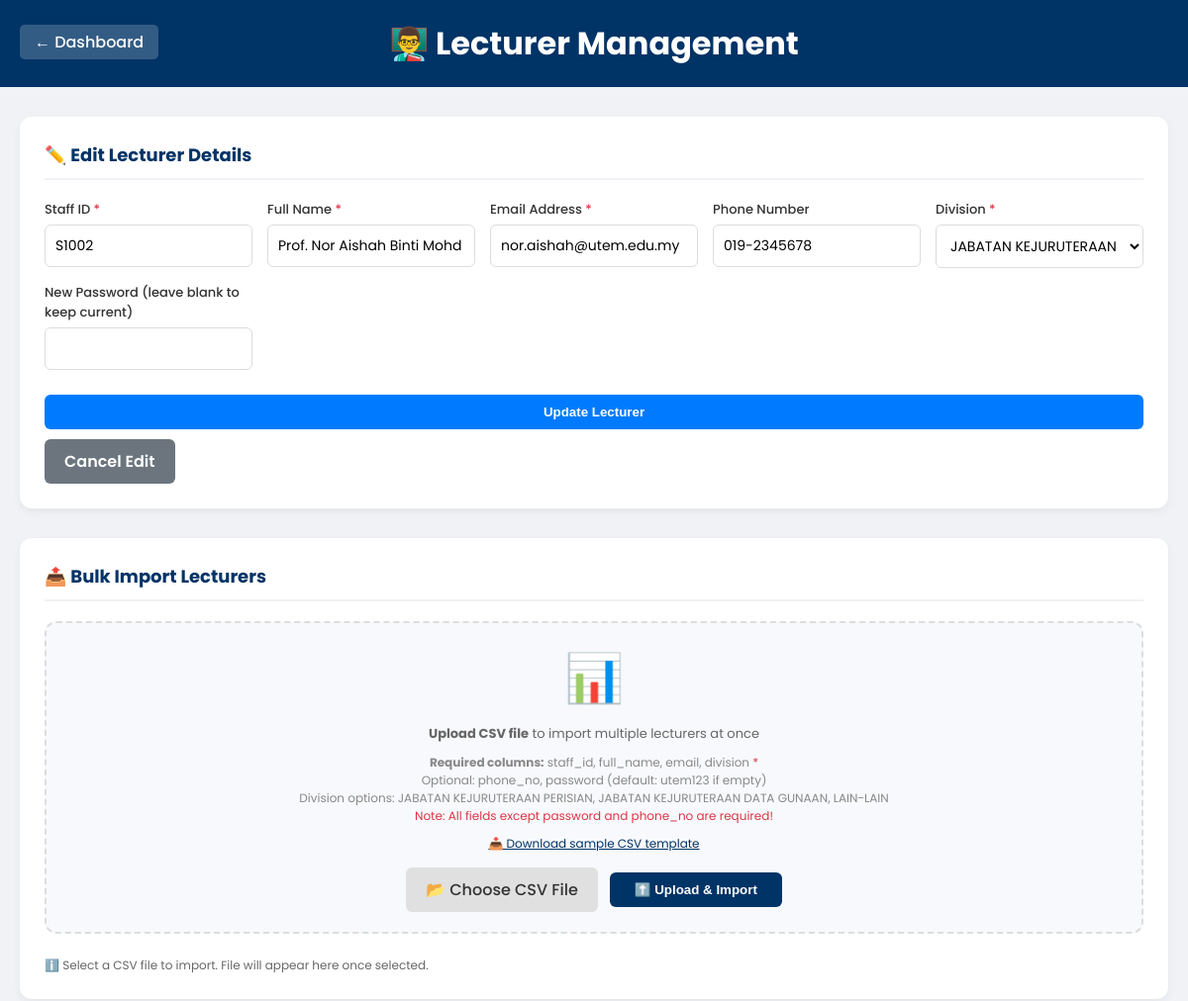
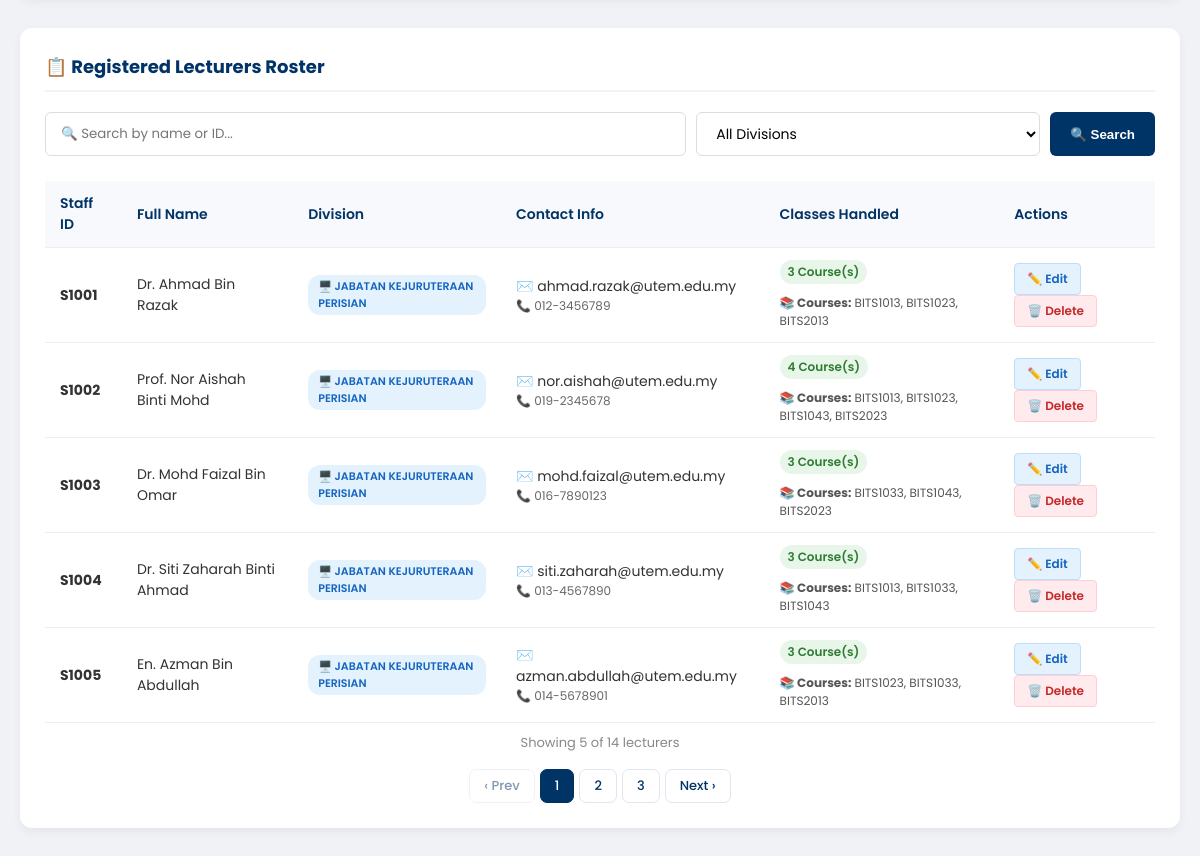
The page /lecturer_management.php?edit_id=2 (signed in) on the database its author committed (2 pictures, top to bottom).
### tables this page shows
CREATE TABLE `lecturer` (
  `lecturer_id` int(11) NOT NULL,
  `staff_id` varchar(20) NOT NULL,
  `password` varchar(255) NOT NULL,
  `full_name` varchar(100) NOT NULL,
  `email` varchar(100) NOT NULL,
  `phone_no` varchar(15) DEFAULT NULL,
  `lecturer_type` enum('penyelaras','pensyarah','both') DEFAULT 'pensyarah',
  `division` enum('JABATAN KEJURUTERAAN PERISIAN','JABATAN KEJURUTERAAN DATA GUNAAN','LAIN-LAIN') NOT NULL DEFAULT 'LAIN-LAIN',
  `created_at` timestamp NOT NULL DEFAULT current_timestamp()
);

### lecturer_management.php (the view, shortened to what this page needs)
<?php
include 'includes/config.php';
$edit_mode = false;
$edit_data = ['lecturer_id'=>'', 'staff_id'=>'', 'full_name'=>'', 'email'=>'', 'phone_no'=>'', 'division'=>'', 'password'=>''];
if (isset($_GET['edit_id'])) {
    $edit_mode = true;
    $edit_stmt = $conn->prepare("SELECT * FROM lecturer WHERE lecturer_id = ?");
    $edit_stmt->bind_param("i", $_GET['edit_id']);
    $edit_stmt->execute();
    $result = $edit_stmt->get_result();
    if ($row = $result->fetch_assoc()) {
        $edit_data = $row;
    }
}
$search_term = "";
$division_filter = "";
$page = isset($_GET['page']) ? max(1, (int)$_GET['page']) : 1;
$limit = 5;
$offset = ($page - 1) * $limit;
$search_query = "";
$count_query = "SELECT COUNT(DISTINCT l.lecturer_id) as total FROM lecturer l $search_query";
$count_result = mysqli_query($conn, $count_query);
$total_lecturers = $count_result->fetch_assoc()['total'];
$total_pages = ceil($total_lecturers / $limit);
$query = "
    SELECT l.lecturer_id, l.staff_id, l.full_name, l.email, l.phone_no, l.division,
           COUNT(DISTINCT cl.class_id) as class_count,
           GROUP_CONCAT(DISTINCT c.class_code ORDER BY c.class_code SEPARATOR ', ') as class_list,
           GROUP_CONCAT(DISTINCT cl.role SEPARATOR ', ') as role_list
    FROM lecturer l
    LEFT JOIN course_lecturer cl ON l.lecturer_id = cl.lecturer_id
    LEFT JOIN class c ON cl.class_id = c.class_id
    $search_query
    GROUP BY l.lecturer_id
    ORDER BY l.staff_id ASC
    LIMIT $limit OFFSET $offset
";
$result = mysqli_query($conn, $query);
?>
<!DOCTYPE html>
<html lang="en">
<head>
</head>
<body>
    <div class="header">
        <a href="admin_dashboard.php" class="back-btn">← Dashboard</a>
        <h1>👨‍🏫 Lecturer Management</h1>
    </div>
    <div class="container">
        <div class="card">
            <h2>
                <?php echo $edit_mode ? '✏️ Edit Lecturer Details' : '➕ Register New Lecturer'; ?>
            </h2>
            <form action="lecturer_management.php" method="POST">
                <div class="form-grid">
                    <div class="input-group">
                        <label>Staff ID <span class="required">*</span></label>
                        <input type="text" name="staff_id" value="<?php echo htmlspecialchars($edit_data['staff_id']); ?>" required>
                    </div>
                    <div class="input-group">
                        <label>Full Name <span class="required">*</span></label>
                        <input type="text" name="full_name" value="<?php echo htmlspecialchars($edit_data['full_name']); ?>" required>
                    </div>
                    <div class="input-group">
                        <label>Email Address <span class="required">*</span></label>
                        <input type="email" name="email" value="<?php echo htmlspecialchars($edit_data['email']); ?>" required>
                    </div>
                    <div class="input-group">
                        <label>Phone Number</label>
                        <input type="text" name="phone_no" value="<?php echo htmlspecialchars($edit_data['phone_no']); ?>" placeholder="Optional">
                    </div>
                    <div class="input-group">
                        <label>Division <span class="required">*</span></label>
                        <select name="division" required>
                            <option value="JABATAN KEJURUTERAAN PERISIAN" <?php echo ($edit_data['division'] == 'JABATAN KEJURUTERAAN PERISIAN') ? 'selected' : ''; ?>>
                                JABATAN KEJURUTERAAN PERISIAN
                            </option>
                        </select>
                    </div>
                    <div class="input-group">
                        <label><?php echo $edit_mode ? 'New Password (leave blank to keep current)' : 'Temporary Password (optional)'; ?></label>
                        <input type="text" name="password" <?php echo $edit_mode ? '' : 'placeholder="Default: utem123"'; ?>>
                    </div>
                </div>
                <?php if($edit_mode): ?>
                    <button type="submit" name="update_lecturer" class="submit-btn update-btn">Update Lecturer</button>
                    <a href="lecturer_management.php" class="cancel-btn">Cancel Edit</a>
                <?php else: ?>
                    <button type="submit" name="add_lecturer" class="submit-btn">Register Lecturer</button>
                <?php endif; ?>
            </form>
        </div>
        <div class="card">
            <h2>📤 Bulk Import Lecturers</h2>
            <div class="import-section">
                <div class="icon">📊</div>
                <p><strong>Upload CSV file</strong> to import multiple lecturers at once</p>
                <p style="font-size: 12px; color: #888;">
                    <strong>Required columns:</strong> staff_id, full_name, email, division <span style="color: #dc3545;">*</span><br>
                    Optional: phone_no, password (default: utem123 if empty)<br>
                    Division options: JABATAN KEJURUTERAAN PERISIAN, JABATAN KEJURUTERAAN DATA GUNAAN, LAIN-LAIN<br>
                    <span style="color: #dc3545;">Note: All fields except password and phone_no are required!</span>
                </p>
                <p style="font-size: 12px; color: #888;">
                    <a href="#" onclick="downloadSampleCSV()" class="sample-link">📥 Download sample CSV template</a>
                </p>
                <form method="POST" enctype="multipart/form-data" style="margin-top: 15px;">
                    <div class="import-actions">
                        <div class="file-input-wrapper">
                            <span class="file-input-label" id="fileLabel">📂 Choose CSV File</span>
                        </div>
                        <button type="submit" name="import_lecturers" class="import-btn">
                            ⬆️ Upload & Import
                        </button>
                    </div>
                </form>
            </div>
            <div id="fileListContainer" style="margin-top: 15px;">
                <div class="file-info-text" id="fileInfoText">
                    ℹ️ Select a CSV file to import. File will appear here once selected.
                </div>
            </div>
        </div>
        <div class="card">
            <h2>📋 Registered Lecturers Roster</h2>
            <form action="lecturer_management.php" method="GET" class="search-filter-container">
                <input type="text" name="search" placeholder="🔍 Search by name or ID..." value="<?php echo htmlspecialchars($search_term); ?>">
                <select name="division">
                    <option value="">All Divisions</option>
                </select>
                <button type="submit" class="search-btn">🔍 Search</button>
            </form>
            <div style="overflow-x: auto;">
                <?php if($result && mysqli_num_rows($result) > 0): ?>
                    <table>
                        <thead>
                            <tr>
                                <th>Staff ID</th>
                                <th>Full Name</th>
                                <th>Division</th>
                                <th>Contact Info</th>
                                <th>Classes Handled</th>
                                <th>Actions</th>
                            </tr>
                        </thead>
                        <tbody>
                            <?php while($row = mysqli_fetch_assoc($result)): ?>
                                <tr>
                                    <td><strong><?php echo htmlspecialchars($row['staff_id']); ?></strong></td>
                                    <td><?php echo htmlspecialchars($row['full_name']); ?></td>
                                    <td>
                                        <?php
                                        $division_class = '';
                                        $division_label = '';
                                        if ($row['division'] == 'JABATAN KEJURUTERAAN PERISIAN') {
                                            $division_class = 'badge-software';
                                            $division_label = '🖥️ ' . $row['division'];
                                        } elseif ($row['division'] == 'JABATAN KEJURUTERAAN DATA GUNAAN') {
                                            $division_class = 'badge-data';
                                            $division_label = '📊 ' . $row['division'];
                                        } else {
                                            $division_class = 'badge-other';
                                            $division_label = '📌 ' . $row['division'];
                                        }
                                        ?>
                                        <span class="badge-division <?php echo $division_class; ?>">
                                            <?php echo $division_label; ?>
                                        </span>
                                    </td>
                                    <td>
                                        <div>✉️ <?php echo htmlspecialchars($row['email']); ?></div>
                                        <?php if($row['phone_no']): ?>
                                            <div style="font-size:12px; color:#666;">📞 <?php echo htmlspecialchars($row['phone_no']); ?></div>
                                        <?php endif; ?>
                                    </td>
                                    <td>
                                        <span class="badge"><?php echo $row['class_count']; ?> Course(s)</span>
                                        <?php if($row['class_list']): ?>
                                            <div class="class-list">
                                                <strong>📚 Courses:</strong> <?php echo htmlspecialchars($row['class_list']); ?>
                                            </div>
                                        <?php else: ?>
                                            <div class="class-list" style="color: #999;">No courses assigned yet</div>
                                        <?php endif; ?>
                                    </td>
                                    <td>
                                        <a href="lecturer_management.php?edit_id=<?php echo $row['lecturer_id']; ?>&search=<?php echo urlencode($search_term); ?>&division=<?php echo urlencode($division_filter); ?>&page=<?php echo $page; ?>" class="action-btn btn-edit">✏️ Edit</a>
                                        <a href="lecturer_management.php?delete_id=<?php echo $row['lecturer_id']; ?>&search=<?php echo urlencode($search_term); ?>&division=<?php echo urlencode($division_filter); ?>&page=<?php echo $page; ?>"
                                           class="action-btn btn-delete"
                                           onclick="return confirm('Are you sure you want to remove this lecturer? This will also remove their course assignments.');">
                                           🗑️ Delete
                                        </a>
                                    </td>
                                </tr>
                            <?php endwhile; ?>
                        </tbody>
                    </table>
                <?php endif; ?>
            </div>
            <div class="result-count">
                Showing <?php echo mysqli_num_rows($result); ?> of <?php echo $total_lecturers; ?> lecturers
            </div>
            <?php if ($total_pages > 1): ?>
            <div class="pagination">
                <?php if ($page > 1): ?>
                    <a href="?page=<?php echo $page-1; ?>&search=<?php echo urlencode($search_term); ?>&division=<?php echo urlencode($division_filter); ?>">‹ Prev</a>
                <?php else: ?>
                    <span class="disabled">‹ Prev</span>
                <?php endif; ?>
                <?php for ($i = 1; $i <= $total_pages; $i++): ?>
                    <?php if ($i == $page): ?>
                        <span class="active"><?php echo $i; ?></span>
                    <?php else: ?>
                        <a href="?page=<?php echo $i; ?>&search=<?php echo urlencode($search_term); ?>&division=<?php echo urlencode($division_filter); ?>"><?php echo $i; ?></a>
                    <?php endif; ?>
                <?php endfor; ?>
                <?php if ($page < $total_pages): ?>
                    <a href="?page=<?php echo $page+1; ?>&search=<?php echo urlencode($search_term); ?>&division=<?php echo urlencode($division_filter); ?>">Next ›</a>
                <?php else: ?>
                    <span class="disabled">Next ›</span>
                <?php endif; ?>
            </div>
            <?php endif; ?>
        </div>
    </div>
</body>
</html>

### rows shown on the page
lecturer: staff_id "S1002", full_name "Prof. Nor Aishah Binti Mohd", email "nor.aishah@utem.edu.my", phone_no "019-2345678", division "JABATAN KEJURUTERAAN PERISIAN", staff "S1002", division "🖥️ JABATAN KEJURUTERAAN PERISIAN", class_count "4", class_list "BITS1013, BITS1023, BITS1043, BITS2023"
lecturer: staff "S1001", full_name "Dr. Ahmad Bin Razak", division "🖥️ JABATAN KEJURUTERAAN PERISIAN", email "ahmad.razak@utem.edu.my", phone_no "012-3456789", class_count "3", class_list "BITS1013, BITS1023, BITS2013"
lecturer: staff "S1003", full_name "Dr. Mohd Faizal Bin Omar", division "🖥️ JABATAN KEJURUTERAAN PERISIAN", email "mohd.faizal@utem.edu.my", phone_no "016-7890123", class_count "3", class_list "BITS1033, BITS1043, BITS2023"
lecturer: staff "S1004", full_name "Dr. Siti Zaharah Binti Ahmad", division "🖥️ JABATAN KEJURUTERAAN PERISIAN", email "siti.zaharah@utem.edu.my", phone_no "013-4567890", class_count "3", class_list "BITS1013, BITS1033, BITS1043"
lecturer: staff "S1005", full_name "En. Azman Bin Abdullah", division "🖥️ JABATAN KEJURUTERAAN PERISIAN", email "azman.abdullah@utem.edu.my", phone_no "014-5678901", class_count "3", class_list "BITS1023, BITS1033, BITS2013"

### other values the page prints
mysqli_num_rows($result) "5"
$total_lecturers "14"
